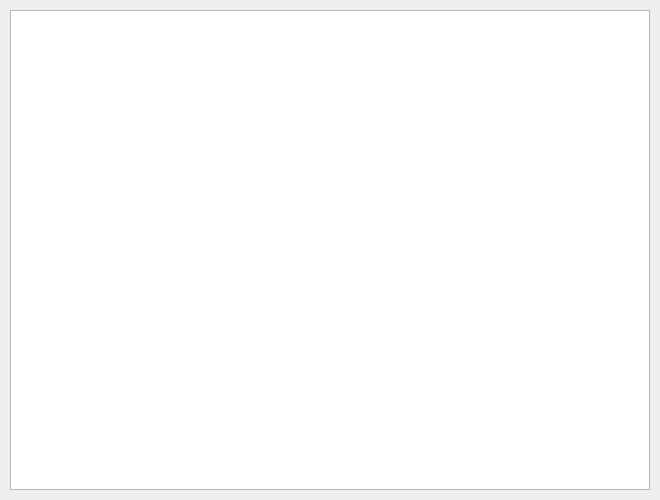
<?xml version="1.0" encoding="UTF-8"?>
<ui version="4.0">
 <class>Form</class>
 <widget class="QWidget" name="Form">
  <property name="geometry">
   <rect>
    <x>0</x>
    <y>0</y>
    <width>660</width>
    <height>500</height>
   </rect>
  </property>
  <property name="sizePolicy">
   <sizepolicy hsizetype="Fixed" vsizetype="Fixed">
    <horstretch>0</horstretch>
    <verstretch>0</verstretch>
   </sizepolicy>
  </property>
  <property name="minimumSize">
   <size>
    <width>200</width>
    <height>130</height>
   </size>
  </property>
  <property name="windowTitle">
   <string>cube_controller</string>
  </property>
  <widget class="QGraphicsView" name="graphicsView">
   <property name="geometry">
    <rect>
     <x>10</x>
     <y>10</y>
     <width>640</width>
     <height>480</height>
    </rect>
   </property>
  </widget>
 </widget>
 <resources/>
 <connections/>
 <slots>
  <slot>Move_to_initial_position()</slot>
  <slot>Pick_up_the_block()</slot>
  <slot>Place_on_red()</slot>
  <slot>Place_on_blue()</slot>
  <slot>Grab()</slot>
  <slot>Open()</slot>
 </slots>
</ui>
